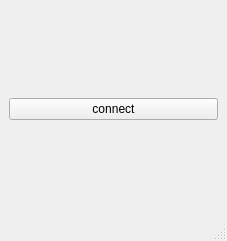
<?xml version="1.0" encoding="UTF-8"?>
<ui version="4.0">
 <class>MainWindow</class>
 <widget class="QMainWindow" name="MainWindow">
  <property name="geometry">
   <rect>
    <x>0</x>
    <y>0</y>
    <width>227</width>
    <height>241</height>
   </rect>
  </property>
  <property name="windowTitle">
   <string>MainWindow</string>
  </property>
  <widget class="QWidget" name="centralwidget">
   <layout class="QGridLayout" name="gridLayout">
    <item row="0" column="0">
     <widget class="QPushButton" name="pushButton_connect">
      <property name="text">
       <string>connect</string>
      </property>
     </widget>
    </item>
   </layout>
  </widget>
  <widget class="QMenuBar" name="menubar">
   <property name="geometry">
    <rect>
     <x>0</x>
     <y>0</y>
     <width>227</width>
     <height>22</height>
    </rect>
   </property>
  </widget>
  <widget class="QStatusBar" name="statusbar"/>
 </widget>
 <resources/>
 <connections/>
</ui>
